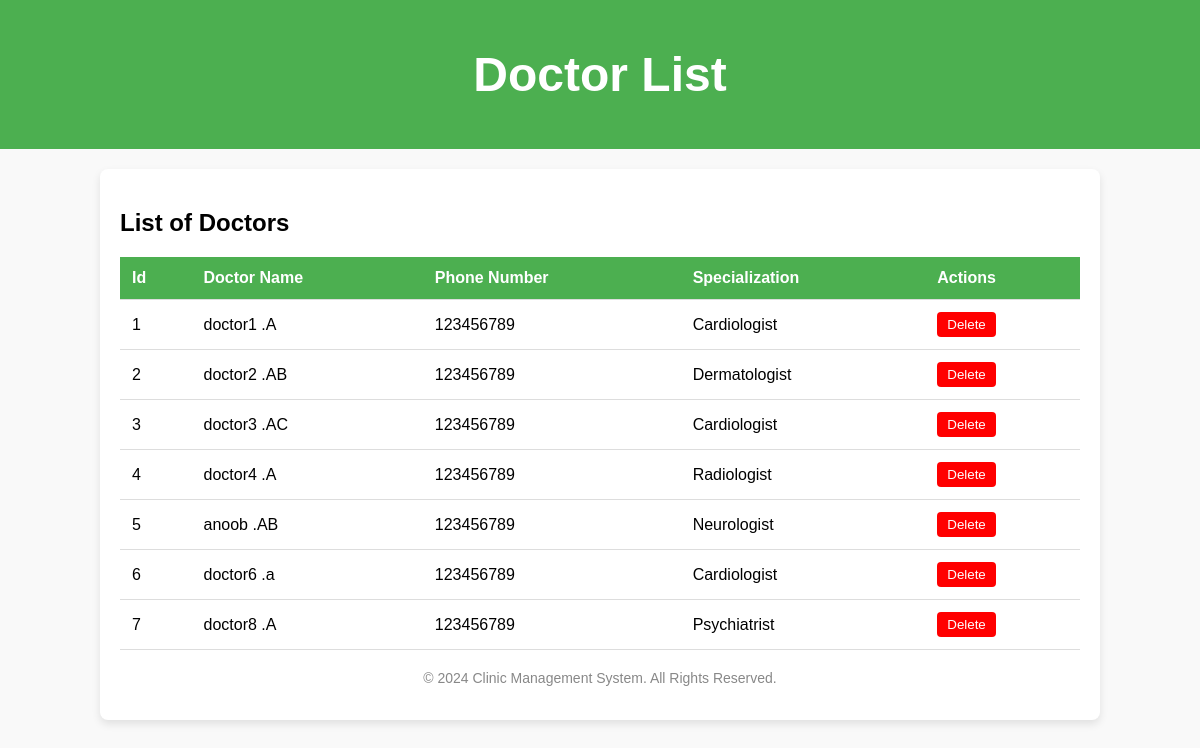
/doctor_list/ (signed in), run on an earlier commit of the app's database.
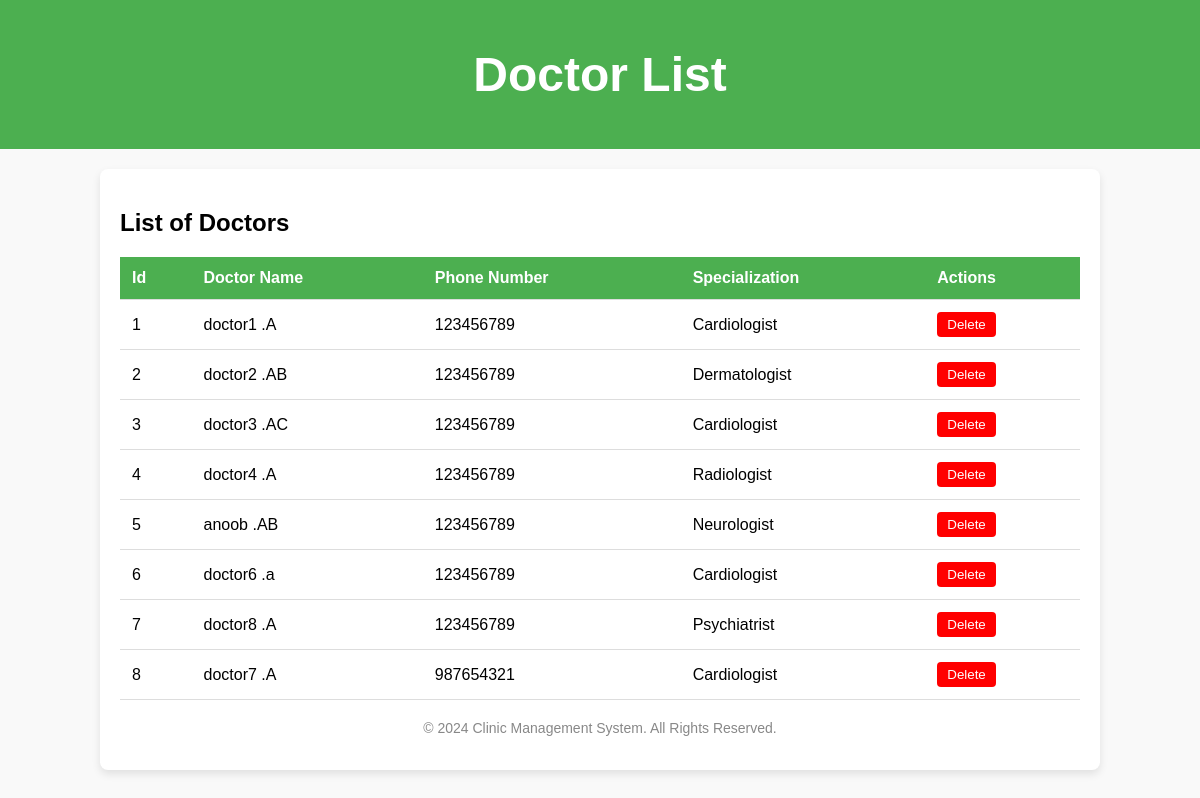
And on a later commit of the database.
### clinic_mgt_app/models.py (models this page shows, shortened)
class Doctor(models.Model):
    SPECIALIZATION_CHOICES = [
        ('General Practitioner', 'General Practitioner'),
        ('Cardiologist', 'Cardiologist'),
        ('Dermatologist', 'Dermatologist'),
        ('Neurologist', 'Neurologist'),
        ('Orthopedic', 'Orthopedic'),
        ('Pediatrician', 'Pediatrician'),
        ('Psychiatrist', 'Psychiatrist'),
        ('Radiologist', 'Radiologist')
    ]
    doctor_user = models.ForeignKey(CustomUser,on_delete=models.CASCADE, null=True)
    first_name = models.CharField(max_length=100)
    last_name = models.CharField(max_length=100)
    specialization = models.CharField(max_length=100,choices=SPECIALIZATION_CHOICES)
    phone_number = models.CharField(max_length=15)
    image = models.ImageField(upload_to='image/',null=True)
    experience = models.PositiveIntegerField(help_text="Years of experience")
    clinic_address = models.TextField()
    created_at = models.DateTimeField(auto_now_add=True)
    updated_at = models.DateTimeField(auto_now=True)
    is_doctor = models.BooleanField(default=True)

### clinic_mgt_app/views.py (the view)
# urls.py: path('doctor_list/',views.doctor_list,name='doctor_list'),
@login_required
def doctor_list(request):
    doctors = Doctor.objects.all()
    return render(request, 'doctors_list.html', {'doctors': doctors})

### clinic_mgt_app/templates/doctors_list.html (shortened to what this page needs)
<!DOCTYPE html>
<html lang="en">
<head>
</head>
<body>
    <header>
        <h1>Doctor List</h1>
    </header>
    <div class="container">
        <div class="table-header">
            <h2>List of Doctors</h2>
        </div>
        <table>
            <thead>
                <tr>
                    <th>Id</th>
                    <th>Doctor Name</th>
                    <th>Phone Number</th>
                    <th>Specialization</th>
                    <th>Actions</th>
                </tr>
            </thead>
            <tbody>
                {% for doctor in doctors %}
                <tr>
                    <td>{{ forloop.counter }}</td>
                    <td>{{ doctor.first_name }} {{ doctor.last_name }}</td>
                    <td>{{ doctor.phone_number }}</td>
                    <td>{{ doctor.specialization }}</td>
                    <td>
                        <form method="POST" action="{% url 'delete_doctor' %}">
                            <button type="submit" name="delete_doctor" class="delete-button">Delete</button>
                        </form>
                    </td>
                </tr>
                {% endfor %}
            </tbody>
        </table>
        <div class="table-footer">
            <p>&copy; 2024 Clinic Management System. All Rights Reserved.</p>
        </div>
    </div>
</body>
</html>

What changed in the data, as far as the page shows it:
added Doctor: first_name "doctor7", last_name ".A", phone_number "987654321", specialization "Cardiologist"
